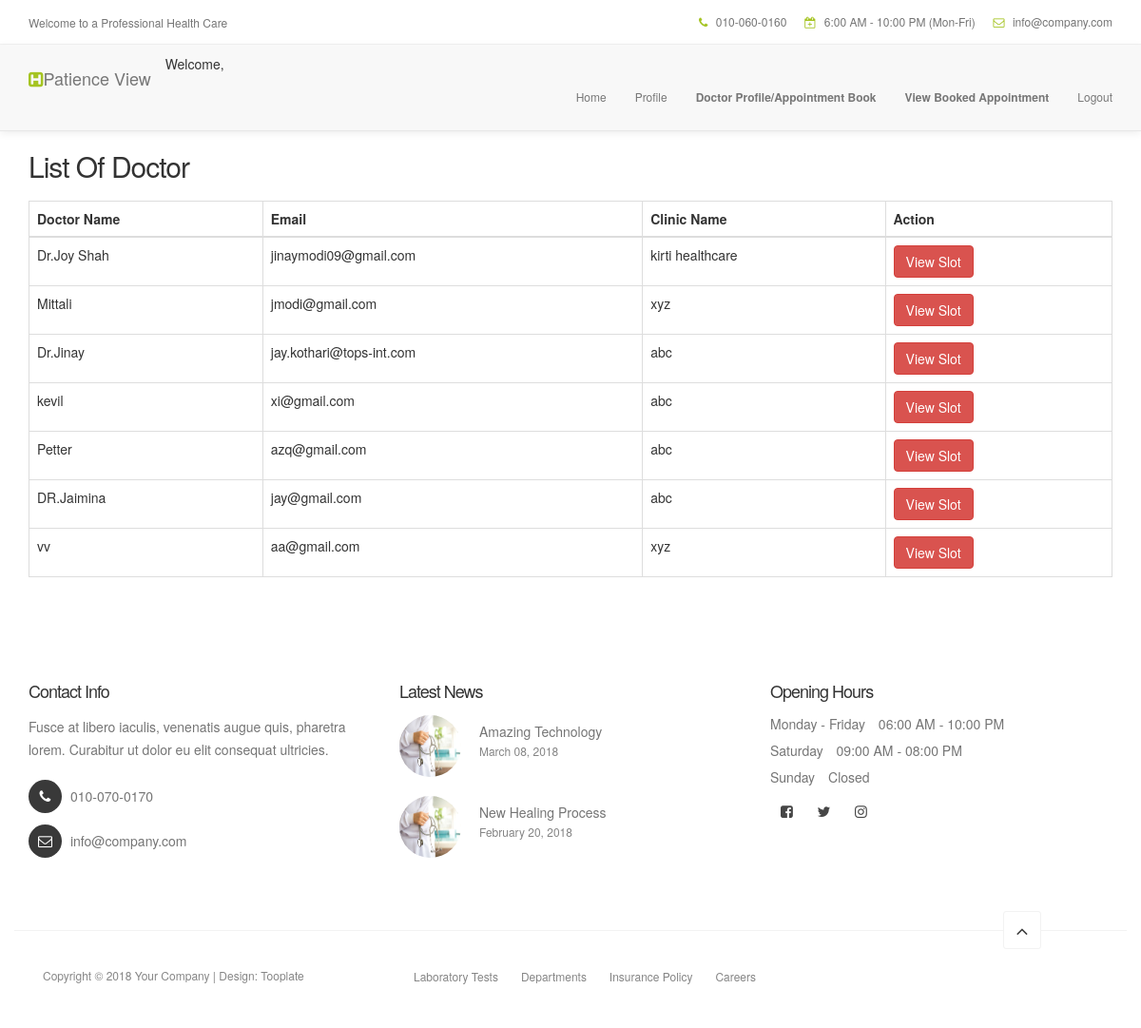
The app's page /doctorview/, older data.
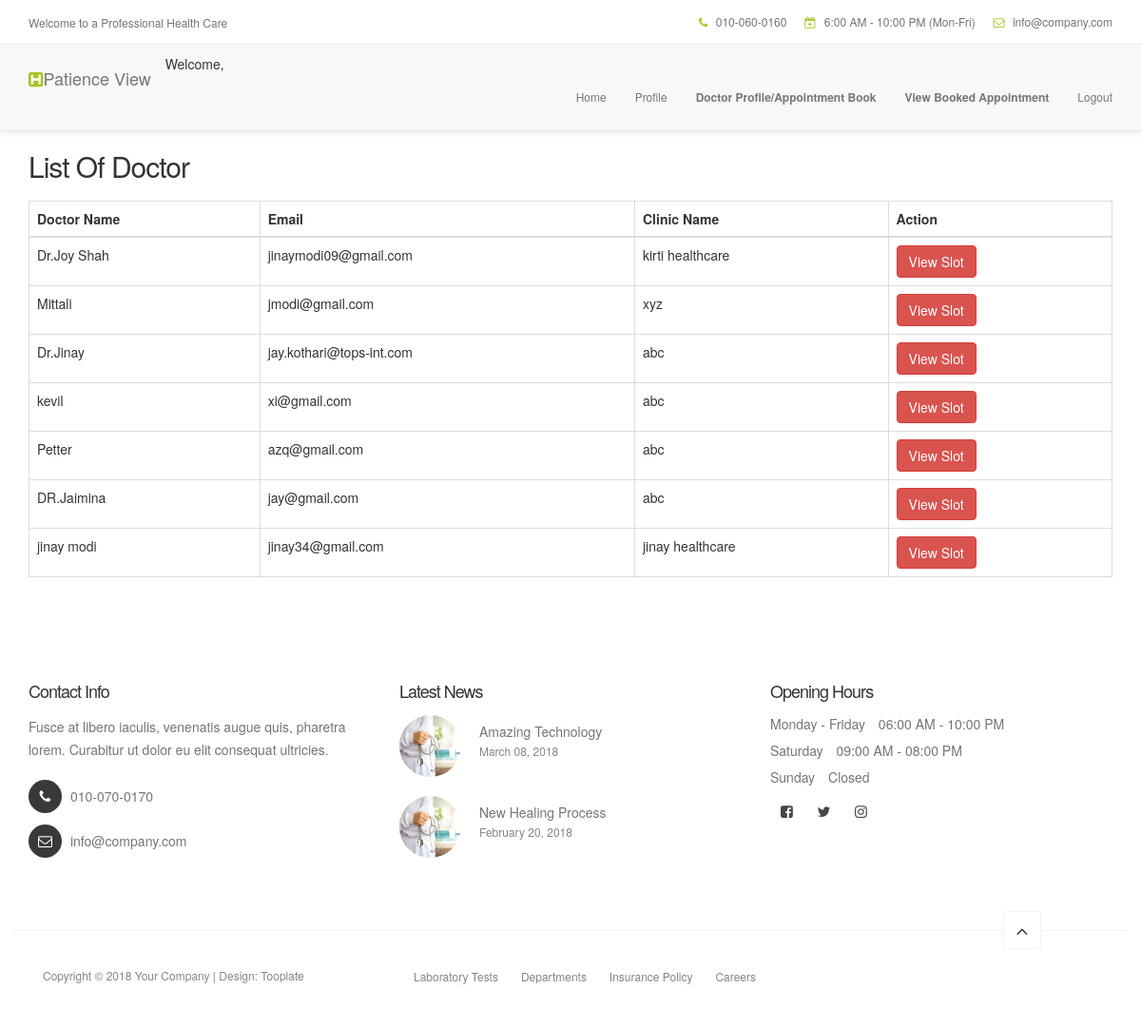
The same page, newer data.
### myapp/models.py (models this page shows, shortened)
class User(models.Model):
    ROLES = (
        ('admin', 'Admin'),
        ('doctor', 'Doctor'),
        ('patiences', 'Patience'),
    )
    roles = models.CharField(max_length=30,choices = ROLES)
    name = models.CharField(max_length=30)
    email = models.EmailField(unique=True)
    password = models.CharField(max_length=15)
    address = models.TextField(default=None,blank=True,null=True)
    gender = models.CharField(max_length=6)
    speciality = models.CharField(max_length=30,default=None,blank=True,null=True)
    clinic_name=models.CharField(max_length=30,default=None,blank=True,null=True)
    profile = models.ImageField(upload_to='profiles/',blank=True,null=True)

### myapp/views.py (the view)
# urls.py: path('doctorview/',views.doctor_view,name='doctor-view'),
def doctor_view(request):
    user=User.objects.filter(roles='doctor')
    return render(request,'doctor-view.html',{'user':user})

### myapp/templates/doctor-view.html (shortened to what this page needs)
{% extends 'patience-header.html' %}
{% block content %}
<!DOCTYPE html>
<html lang="en">
<head>
  <link rel="stylesheet" href="https://maxcdn.bootstrapcdn.com/bootstrap/3.4.1/css/bootstrap.min.css">
</head>
<body>
<div class="container">
  <h2>List Of Doctor</h2>
  <table class="table table-bordered">
    <thead>
      <tr>
        <th>Doctor Name</th>
        <th>Email</th>
        <th>Clinic Name</th>
        <th colspan="1">Action</th>
      </tr>
    </thead>
    <tbody>
        {% for one in user %}
      <tr>
        <td>{{one.name}}</td>
        <td>{{one.email}}</td>
        <td>{{one.clinic_name}}</td>
        <td><a href="{% url 'slot-detail' one.id %}"><button class="btn btn-danger">View Slot</button></a>  </td>
        {% endfor %}
    </tbody>
  </table>
</div>
</body>
</html>
{% endblock %}

Row changes from the older to the newer data that the page shows:
removed User: name "vv", email "aa@gmail.com", clinic_name "xyz"
added User: name "jinay modi", email "jinay34@gmail.com", clinic_name "jinay healthcare"
